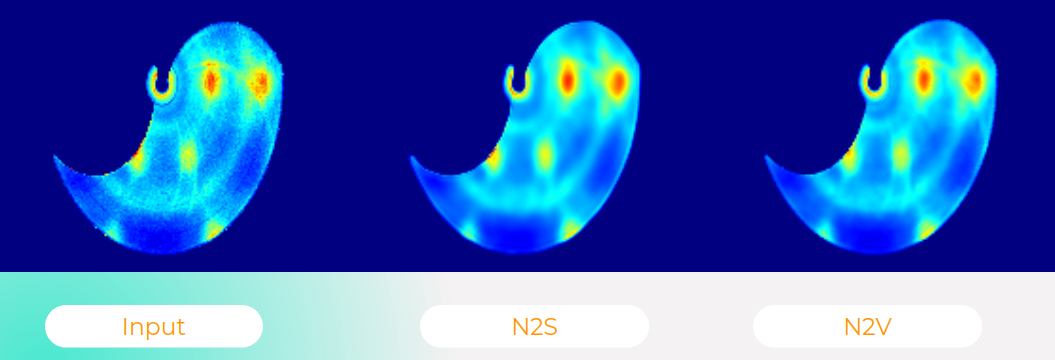
#> input picture image.png, 1055 x 360 px; the run also reads 1 picture not shown here
$ python png2h5.py . out.png
#> lines starting #> are read from the running program, lines starting #| are printed output that depends on the picture
import numpy as np
import h5py
from PIL import Image
from sys import argv
import glob
import os

directory = argv[1]  #Directory of images to convert

for image_path in glob.glob(directory + '/*'):

    # Charger l'image PNG en utilisant PIL
    image = Image.open(image_path)
#> image is the input picture: PIL image 1055x360 RGBA; mean R, G, B, A 59.9, 100.7, 179.5, 255


    image = image.convert('L')
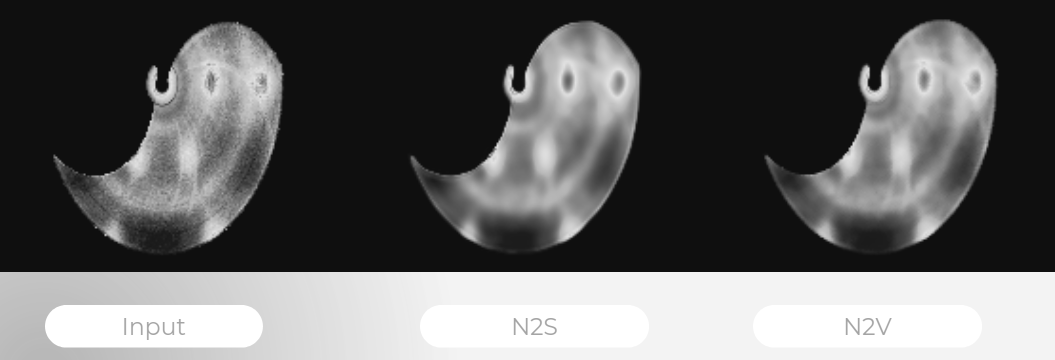
#> image: PIL image 1055x360 L; min 15, max 255, mean 97.7
#> (the run stopped early here; a loop or call above may not have finished)
